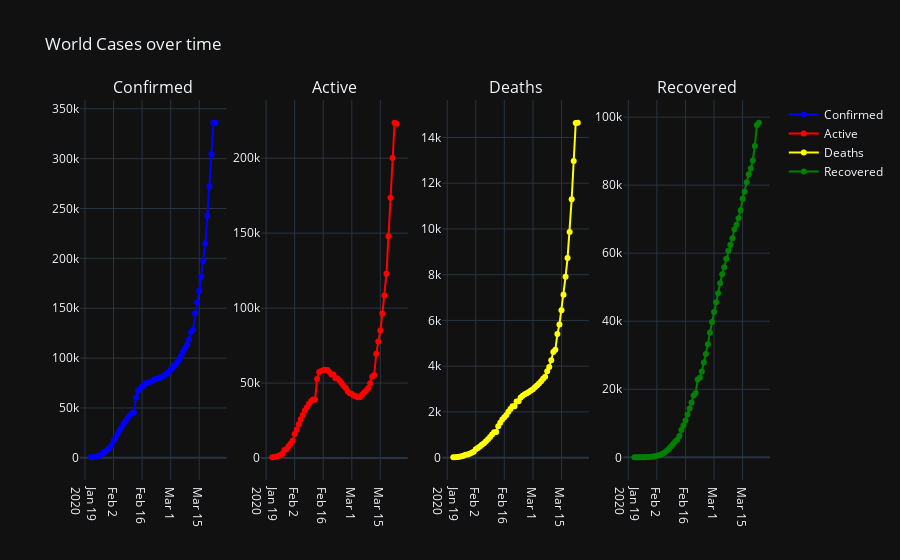

Notebook code for this chart:
### Code cell
cases = cleaned.groupby('date')['confirmed', 'active', 'deaths', 'recovered'].sum().reset_index()

fig = make_subplots(rows=1, cols=4, subplot_titles=('Confirmed', 'Active', 'Deaths', 'Recovered'))

trace1 = go.Scatter(
    x=cases['date'],
    y=cases['confirmed'],
    name='Confirmed',
    line_color='blue',
    mode='lines+markers')
trace2 = go.Scatter(
    x=cases['date'],
    y=cases['active'],
    name='Active',
    line_color='red',
    mode='lines+markers')
trace3 = go.Scatter(
    x=cases['date'],
    y=cases['deaths'],
    name='Deaths',
    line_color='yellow',
    mode='lines+markers')
trace4 = go.Scatter(
    x=cases['date'],
    y=cases['recovered'],
    name='Recovered',
    line_color='green',
    mode='lines+markers')

fig.append_trace(trace1, 1, 1)
fig.append_trace(trace2, 1, 2)
fig.append_trace(trace3, 1, 3)
fig.append_trace(trace4, 1, 4)

fig.update_layout(
    title='World Cases over time')

fig.show()
